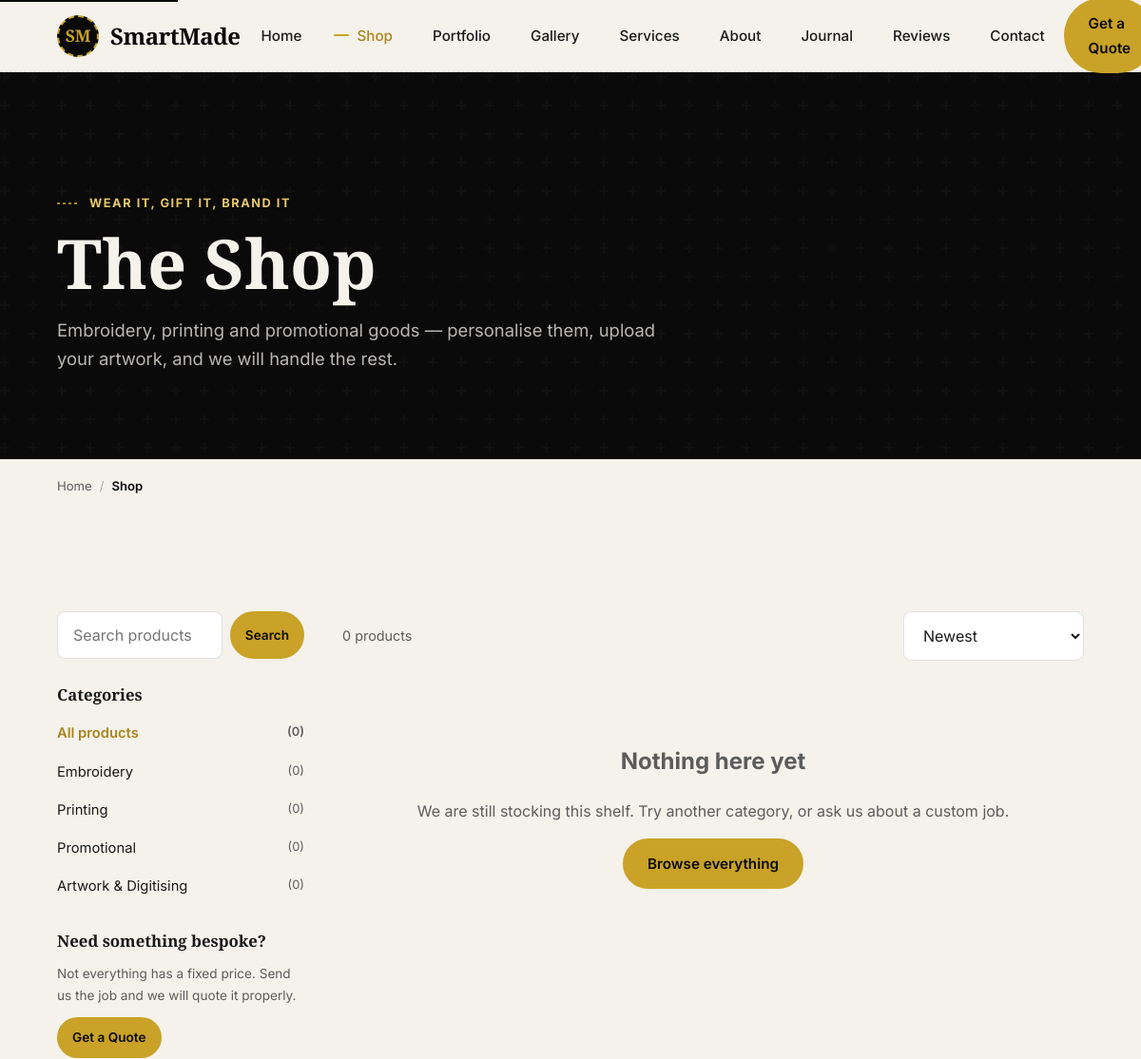
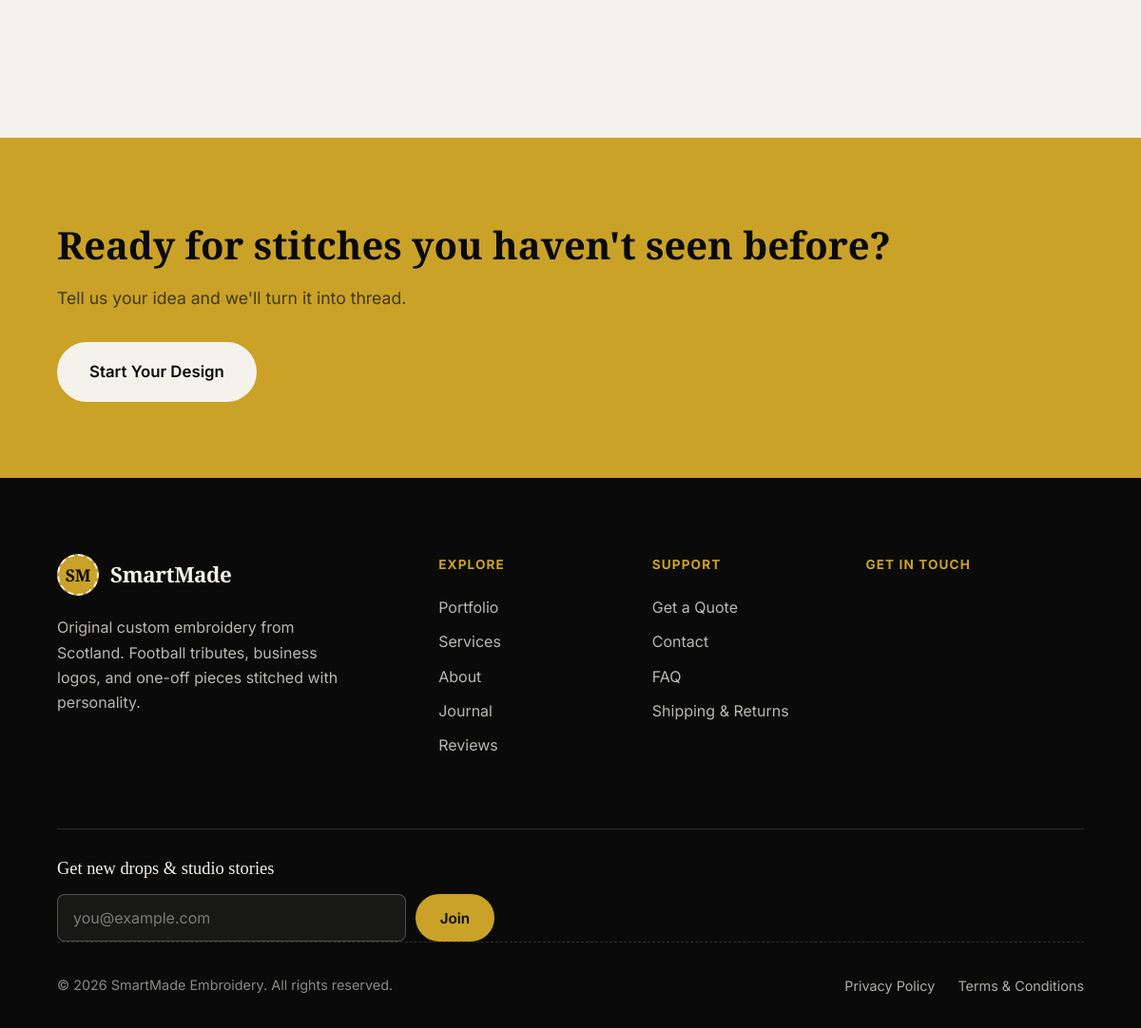
The page /shop.php on the database its author committed (2 pictures, top to bottom).
### tables this page shows
CREATE TABLE `product_categories` (
  `id` int(11) UNSIGNED NOT NULL AUTO_INCREMENT,
  `parent_id` int(11) UNSIGNED DEFAULT NULL,
  `name` varchar(120) NOT NULL,
  `slug` varchar(140) NOT NULL,
  `description` text DEFAULT NULL,
  `image` varchar(255) DEFAULT NULL,
  `sort_order` int(11) NOT NULL DEFAULT 0,
  `status` enum('active','hidden') NOT NULL DEFAULT 'active',
  `meta_title` varchar(200) DEFAULT NULL,
  `meta_description` text DEFAULT NULL,
  `created_at` datetime NOT NULL DEFAULT current_timestamp(),
  `updated_at` datetime NOT NULL DEFAULT current_timestamp() ON UPDATE current_timestamp(),
  PRIMARY KEY (`id`),
  UNIQUE KEY `uq_pcat_slug` (`slug`),
  KEY `idx_pcat_parent` (`parent_id`),
  KEY `idx_pcat_status` (`status`),
  CONSTRAINT `fk_pcat_parent` FOREIGN KEY (`parent_id`) REFERENCES `product_categories` (`id`) ON DELETE SET NULL
);

### includes/functions.php (called while the page is built, shortened)
<?php
function e(string $text): string {
    return htmlspecialchars($text, ENT_QUOTES | ENT_SUBSTITUTE, 'UTF-8');
}
function paginate(int $total, int $page, int $perPage): array {
    $totalPages = max(1, (int) ceil($total / $perPage));
    $page = max(1, min($page, $totalPages));
    $offset = ($page - 1) * $perPage;
    return [
        'page'        => $page,
        'perPage'     => $perPage,
        'totalPages'  => $totalPages,
        'offset'      => $offset,
        'total'       => $total,
        'hasPrev'     => $page > 1,
        'hasNext'     => $page < $totalPages,
    ];
}

### includes/store.php (called while the page is built, shortened)
<?php
require_once __DIR__ . '/functions.php';
function fetch_products(array $filters = []): array {
    global $pdo;
    $where = ['1 = 1'];
    $params = [];
    if (!empty($filters['active_only'] ?? true)) {
        $where[] = 'p.is_active = 1';
    }
    $order = match ($filters['sort'] ?? 'newest') {
        'price_asc' => 'p.base_price ASC',
        'price_desc' => 'p.base_price DESC',
        'name' => 'p.name ASC',
        'popular' => 'p.sales_count DESC, p.view_count DESC',
        default => 'p.is_featured DESC, p.created_at DESC',
    };
    $whereSql = implode(' AND ', $where);
    $countStmt = $pdo->prepare("SELECT COUNT(*) FROM products p LEFT JOIN product_categories c ON p.category_id = c.id WHERE $whereSql");
    $countStmt->execute($params);
    $total = (int)$countStmt->fetchColumn();
    $perPage = max(1, (int)($filters['per_page'] ?? 12));
    $page = max(1, (int)($filters['page'] ?? 1));
    $pagination = paginate($total, $page, $perPage);
    $sql = "
        SELECT p.*, c.name AS category_name, c.slug AS category_slug,
               (SELECT pi.path FROM product_images pi WHERE pi.product_id = p.id ORDER BY pi.is_primary DESC, pi.sort_order ASC LIMIT 1) AS image,
               (SELECT MIN(v.price_delta) FROM product_variants v WHERE v.product_id = p.id AND v.is_active = 1) AS min_delta,
               (SELECT MAX(v.price_delta) FROM product_variants v WHERE v.product_id = p.id AND v.is_active = 1) AS max_delta
        FROM products p
        LEFT JOIN product_categories c ON p.category_id = c.id
        WHERE $whereSql
        ORDER BY $order
        LIMIT {$pagination['perPage']} OFFSET {$pagination['offset']}
    ";
    $stmt = $pdo->prepare($sql);
    $stmt->execute($params);
    $rows = $stmt->fetchAll();
    return ['rows' => $rows, 'total' => $total, 'pagination' => $pagination];
}
function product_categories_with_counts(): array {
    global $pdo;
    return $pdo->query("
        SELECT c.*, COUNT(p.id) AS product_count
        FROM product_categories c
        LEFT JOIN products p ON p.category_id = c.id AND p.is_active = 1
        WHERE c.status = 'active'
        GROUP BY c.id
        ORDER BY c.sort_order ASC, c.name ASC
    ")->fetchAll();
}

### shop.php (the view, shortened to what this page needs)
<?php
require_once __DIR__ . '/includes/functions.php';
require_once __DIR__ . '/includes/store.php';
require_once __DIR__ . '/includes/seo.php';
$categorySlug = preg_replace('/[^a-z0-9\-]/', '', (string)($_GET['category'] ?? ''));
$sort = in_array($_GET['sort'] ?? '', ['newest', 'price_asc', 'price_desc', 'name', 'popular'], true) ? $_GET['sort'] : 'newest';
$q = trim((string)($_GET['q'] ?? ''));
$page = max(1, (int)($_GET['page'] ?? 1));
$result = fetch_products([
    'category_slug' => $categorySlug ?: null,
    'sort' => $sort,
    'q' => $q,
    'page' => $page,
    'per_page' => 12,
]);
$categories = product_categories_with_counts();
$activeCategory = null;
include __DIR__ . '/includes/header.php';
?>
<section class="page-header" aria-labelledby="shop-title">
    <div class="container page-header-inner">
        <span class="section-label reveal" style="color: var(--color-gold-light);">Wear it, gift it, brand it</span>
        <h1 class="page-title reveal" id="shop-title"><?= e($activeCategory ? $activeCategory['name'] : 'The Shop') ?></h1>
        <p class="page-intro reveal">
            <?= $activeCategory ? e($activeCategory['description'] ?: 'Browse the collection.') : 'Embroidery, printing and promotional goods — personalise them, upload your artwork, and we will handle the rest.' ?>
        </p>
    </div>
</section>
<?= breadcrumb_html([
    ['name' => 'Home', 'url' => SITE_URL . '/'],
    ['name' => 'Shop', 'url' => canonical_url('shop')],
    ...($activeCategory ? [['name' => $activeCategory['name'], 'url' => canonical_url('shop/' . $activeCategory['slug'])]] : []),
]) ?>
<section class="section shop-section">
    <div class="container">
        <div class="shop-layout">
            <aside class="shop-sidebar" aria-label="Shop filters">
                <form action="<?= SITE_URL ?>/shop.php" method="get" class="shop-search-form">
                    <input type="search" id="shop-q" name="q" value="<?= e($q) ?>" placeholder="Search products…" class="form-input">
                    <button type="submit" class="btn btn-primary btn-sm">Search</button>
                </form>
                <div class="shop-filter-group">
                    <h2 class="shop-filter-title">Categories</h2>
                    <ul class="shop-filter-list">
                        <li>
                            <a href="<?= SITE_URL ?>/shop.php<?= $q ? '?q=' . urlencode($q) : '' ?>" class="<?= $categorySlug === '' ? 'is-active' : '' ?>">
                                All products <span>(<?= (int)$result['total'] + ($categorySlug ? 0 : 0) ?>)</span>
                            </a>
                        </li>
                        <?php foreach ($categories as $cat): ?>
                            <li>
                                <a href="<?= SITE_URL ?>/shop.php?category=<?= e($cat['slug']) ?>" class="<?= $categorySlug === $cat['slug'] ? 'is-active' : '' ?>">
                                    <?= e($cat['name']) ?> <span>(<?= (int)$cat['product_count'] ?>)</span>
                                </a>
                            </li>
                        <?php endforeach; ?>
                    </ul>
                </div>
                <div class="shop-filter-group">
                    <h2 class="shop-filter-title">Need something bespoke?</h2>
                    <p class="shop-filter-copy">Not everything has a fixed price. Send us the job and we will quote it properly.</p>
                    <a href="<?= SITE_URL ?>/quote.php" class="btn btn-primary btn-sm">Get a Quote</a>
                </div>
            </aside>
            <div class="shop-main">
                <div class="shop-toolbar">
                    <p class="shop-results-count">
                        <?= (int)$result['total'] ?> <?= $result['total'] === 1 ? 'product' : 'products' ?>
                    </p>
                    <form action="<?= SITE_URL ?>/shop.php" method="get" class="shop-sort-form">
                        <select id="shop-sort" name="sort" class="form-select" onchange="this.form.submit()">
                            <option value="newest" <?= $sort === 'newest' ? 'selected' : '' ?>>Newest</option>
                        </select>
                    </form>
                </div>
                <?php if (empty($result['rows'])): ?>
                    <div class="empty-state">
                        <h2>Nothing here yet</h2>
                        <p>We are still stocking this shelf. Try another category, or ask us about a custom job.</p>
                        <a href="<?= SITE_URL ?>/shop.php" class="btn btn-primary">Browse everything</a>
                    </div>
                <?php endif; ?>
            </div>
        </div>
    </div>
</section>
<?php include __DIR__ . '/includes/footer.php'; ?>

### rows shown on the page
product_categories: name "Embroidery", product_count "0"
product_categories: name "Printing", product_count "0"
product_categories: name "Promotional", product_count "0"
product_categories: name "Artwork & Digitising", product_count "0"

### other values the page prints
$activeCategory ? $activeCategory['name'] : 'The Shop' "The Shop"
$crumb['name'] "Home"
$crumb['name'] "Shop"
$result['total'] "0"
